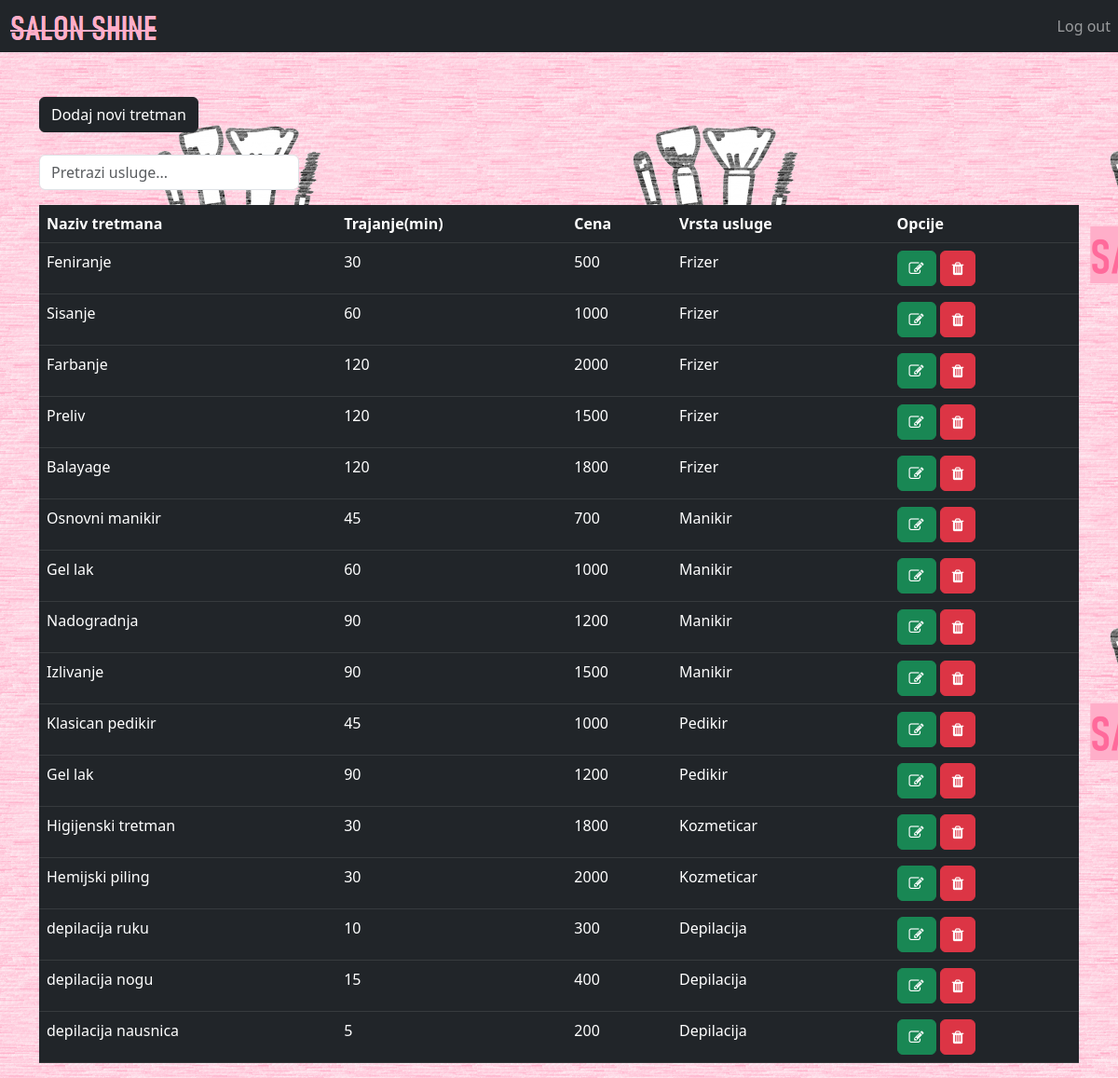
The page /home.php (signed in) on the database its author committed.
### tables this page shows
CREATE TABLE `tretmani` (
  `id_tretmana` int(11) NOT NULL,
  `naziv_tretmana` varchar(255) NOT NULL,
  `trajanje` int(11) NOT NULL,
  `cena` int(11) NOT NULL,
  `id_usluge` int(11) NOT NULL
);

CREATE TABLE `vrste_usluga` (
  `id_usluge` int(11) NOT NULL,
  `naziv_usluge` varchar(255) NOT NULL
);

### model/tretman.php (called while the page is built, shortened)
<?php
class Tretman{
    public static function vratiSve(mysqli $conn){
        $query="SELECT * FROM tretmani t JOIN vrste_usluga v ON t.id_usluge=v.id_usluge";
        return $conn->query($query);
    }
}
?>

### home.php (the view, shortened to what this page needs)
<?php
  require 'dbBroker.php';
  require 'model/tretman.php';
  $response = Tretman::vratiSve($conn);
  if ($response->num_rows == 0) {
      echo "Tabela je prazna!";
      die();
  } else {
  ?>
    <!DOCTYPE html>
    <html lang="en">
    <head>
        <link rel="stylesheet" type="text/css" href="css/home.css">
        <link rel="stylesheet" href="https://cdn.jsdelivr.net/npm/bootstrap@5.3.0-alpha1/dist/css/bootstrap.min.css">
        <link rel="stylesheet" href="https://cdnjs.cloudflare.com/ajax/libs/font-awesome/4.7.0/css/font-awesome.min.css">
    </head>
    <body>
    <nav class="navbar navbar-dark bg-dark navbar-expand-sm mb-4 ">
            <img class="nav-icon" src="img/finalLogo.png" />
            <div class="collapse navbar-collapse" id="navbarNav">
                <ul class="navbar-nav ms-auto">
                    <li class="nav-item">
                        <a class="nav-link" href="logOut.php">Log out</a>
                </ul>
            </div>
        </nav>
        <div class="container my-3">
            <div class="form-outline w-25">
                <button type="button" class="btn btn-dark my-4" data-bs-toggle="modal" data-bs-target="#dodaj-tretman-modal">
                    Dodaj novi tretman
                </button>
                <input type="text" class="form-control mb-2" name="search_text" id="search_text" placeholder="Pretrazi usluge...">
            </div>
        </div>
        <div class="container" style="margin-top: 0.5%">
            <table class="table table-hover table-dark" id="table_id">
                <thead class="thead">
                    <tr>
                        <th scope="col">Naziv tretmana</th>
                        <th scope="col">Trajanje(min)</th>
                        <th scope="col">Cena</th>
                        <th scope="col">Vrsta usluge</th>
                        <th scope="col">Opcije</th>
                    </tr>
                </thead>
                <tbody>
                    <?php
                      while ($red = $response->fetch_array()) :
                      ?>
                        <tr>
                            <td> <?php echo $red["naziv_tretmana"] ?> </td>
                            <td> <?php echo $red["trajanje"] ?> </td>
                            <td> <?php echo $red["cena"] ?> </td>
                            <td> <?php echo $red["naziv_usluge"] ?> </td>
                            <td>
                                <button class="btn btn-success edit_tretman" data-bs-toggle="modal" data-bs-target="#izmeni-tretman-modal" data-id1="<?php echo $red["id_tretmana"] ?>"><span class="fa fa-edit"></span></button>
                                <button class="btn btn-danger" id="btnDelete" data-id="<?php echo $red["id_tretmana"] ?>"><span class="fa fa-trash"></span></button>
                            </td>
                        </tr>
                <?php
                      endwhile;
                  }
                  ?>
                </tbody>
            </table>
        </div>
    </body>
    </html>

### css/home.css (style rules this page uses)
body { background-image: url("../img/FINAL.png"); background-color: #c73473; }

### rows shown on the page
tretmani: naziv_tretmana "Feniranje", trajanje "30", cena "500", id_usluge.naziv_usluge "Frizer"
tretmani: naziv_tretmana "Sisanje", trajanje "60", cena "1000", id_usluge.naziv_usluge "Frizer"
tretmani: naziv_tretmana "Farbanje", trajanje "120", cena "2000", id_usluge.naziv_usluge "Frizer"
tretmani: naziv_tretmana "Preliv", trajanje "120", cena "1500", id_usluge.naziv_usluge "Frizer"
tretmani: naziv_tretmana "Balayage", trajanje "120", cena "1800", id_usluge.naziv_usluge "Frizer"
tretmani: naziv_tretmana "Osnovni manikir", trajanje "45", cena "700", id_usluge.naziv_usluge "Manikir"
tretmani: naziv_tretmana "Gel lak", trajanje "60", cena "1000", id_usluge.naziv_usluge "Manikir"
tretmani: naziv_tretmana "Nadogradnja", trajanje "90", cena "1200", id_usluge.naziv_usluge "Manikir"
tretmani: naziv_tretmana "Izlivanje", trajanje "90", cena "1500", id_usluge.naziv_usluge "Manikir"
tretmani: naziv_tretmana "Klasican pedikir", trajanje "45", cena "1000", id_usluge.naziv_usluge "Pedikir"
tretmani: naziv_tretmana "Gel lak", trajanje "90", cena "1200", id_usluge.naziv_usluge "Pedikir"
tretmani: naziv_tretmana "Higijenski tretman", trajanje "30", cena "1800", id_usluge.naziv_usluge "Kozmeticar"
tretmani: naziv_tretmana "Hemijski piling", trajanje "30", cena "2000", id_usluge.naziv_usluge "Kozmeticar"
tretmani: naziv_tretmana "depilacija ruku", trajanje "10", cena "300", id_usluge.naziv_usluge "Depilacija"
tretmani: naziv_tretmana "depilacija nogu", trajanje "15", cena "400", id_usluge.naziv_usluge "Depilacija"
tretmani: naziv_tretmana "depilacija nausnica", trajanje "5", cena "200", id_usluge.naziv_usluge "Depilacija"
